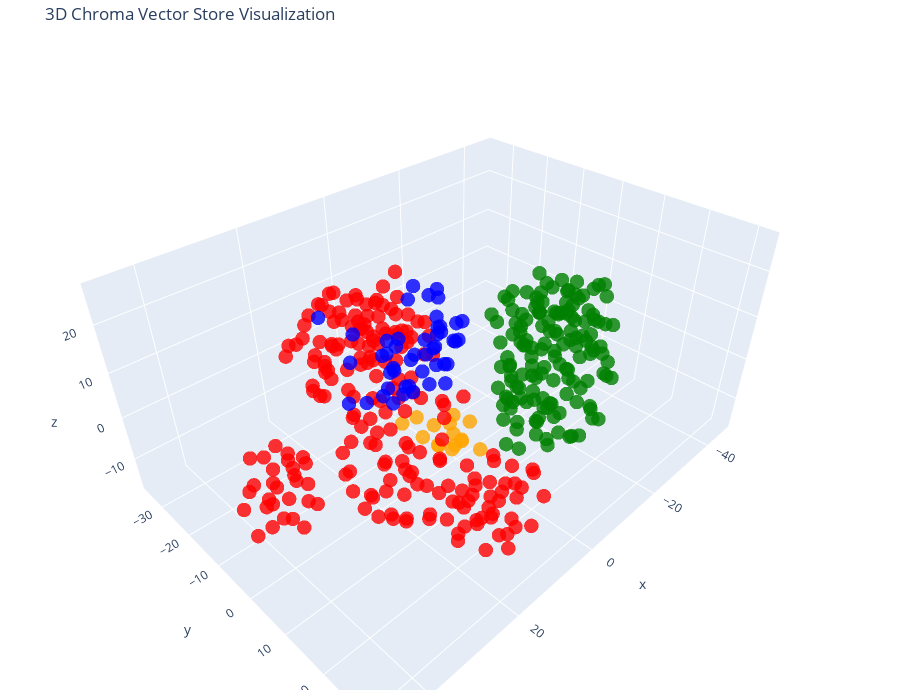

Notebook code cell kept with this figure:
### Code cell
tsne = TSNE(n_components=3, random_state=42)
reduced_vectors = tsne.fit_transform(vectors)

# Create the 3D scatter plot
fig = go.Figure(data=[go.Scatter3d(
    x=reduced_vectors[:, 0],
    y=reduced_vectors[:, 1],
    z=reduced_vectors[:, 2],
    mode='markers',
    marker=dict(size=5, color=colors, opacity=0.8),
    text=[f"Type: {t}<br>Text: {d[:100]}..." for t, d in zip(doc_types, documents)],
    hoverinfo='text'
)])

fig.update_layout(
    title='3D Chroma Vector Store Visualization',
    scene=dict(xaxis_title='x', yaxis_title='y', zaxis_title='z'),
    width=900,
    height=700,
    margin=dict(r=10, b=10, l=10, t=40)
)

fig.show()

### Figure 1 — Plotly figure (JSON) as saved in the notebook; plotly's stock layout.template omitted (floating-point values rounded to 4 significant figures; data arrays with more than 128 entries replaced by an {"elided": "..."} marker saying what was removed)
{"data": [{"hoverinfo": "text", "marker": {"color": {"elided": "415 str values"}, "opacity": 0.8, "size": 5}, "mode": "markers", "text": {"elided": "415 str values"}, "type": "scatter3d", "x": {"elided": "415 float values"}, "y": {"elided": "415 float values"}, "z": {"elided": "415 float values"}}], "layout": {"height": 700, "margin": {"b": 10, "l": 10, "r": 10, "t": 40}, "scene": {"xaxis": {"title": {"text": "x"}}, "yaxis": {"title": {"text": "y"}}, "zaxis": {"title": {"text": "z"}}}, "title": {"text": "3D Chroma Vector Store Visualization"}, "width": 900}}
